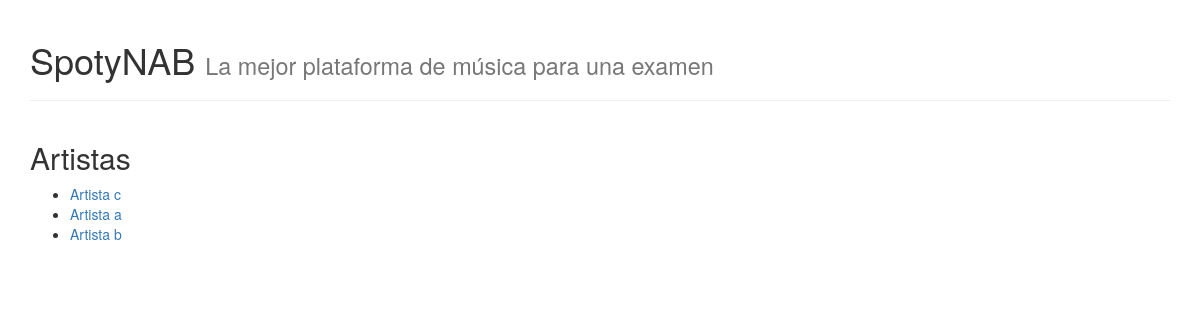
Page /music/artistas/ on the earlier database version.
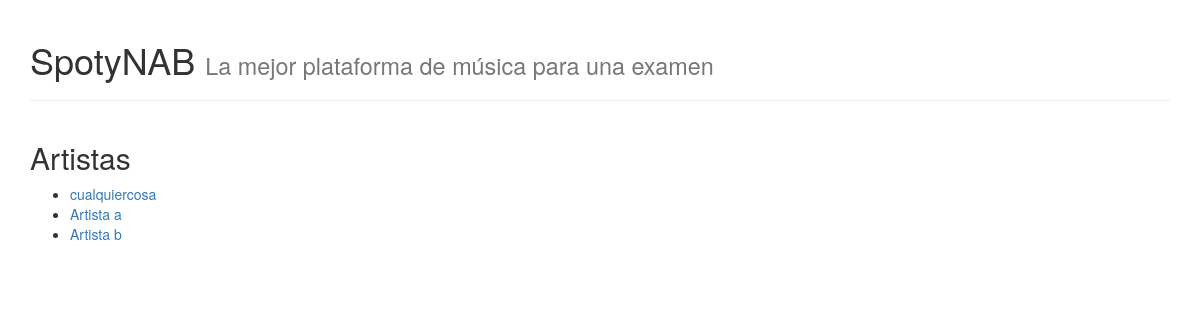
Same page on the later database version.
### music/models.py (models this page shows, shortened)
class Artista(models.Model):
	nombre = models.CharField(max_length=50)
	foto = models.ImageField(upload_to='images/artistas_foto',blank=True,null=True)
	biografia = models.TextField(blank=True,null=True)
	orden = models.IntegerField(default=0)
	created_at = models.DateTimeField(auto_now_add=True)
	updated_at = models.DateTimeField(auto_now=True)

### music/views.py (the view)
def artistas(request):
    artistas = Artista.objects.all().order_by('orden')
    return render(request, 'artistas.html', {'artistas':artistas})

### music/templates/artistas.html
{% extends "base.html" %}
{% load staticfiles %}
{% block content %}
      <div class="row">
        <div class="col-md-12">
          <h2>Artistas</h2>
          <ul>
            {% for artista in artistas %}
            <li><a href="#">{{artista.nombre}}</a></li>
            {% endfor %}
          </ul>
        </div>
      </div>
{% endblock content %}

### music/templates/base.html (shortened to what this page needs)
{% load staticfiles %}
<!DOCTYPE html>
<html lang="en">
  <head>
    <link href="{% static 'css/bootstrap.min.css' %}" rel="stylesheet">
    <link href="{% static 'css/justified-nav.css' %}" rel="stylesheet">
    <link href="{% static 'css/style.css' %}" rel="stylesheet">
  </head>
  <body>
    <div class="container">
        <div class="row">
          <div class="col-md-12">
            <h1>SpotyNAB <small>La mejor plataforma de música para una examen</small></h1>
            <hr>
          </div>
        </div>
       {% block content %}{% endblock content %}
    </div>
  </body>
</html>

### music/static/css/justified-nav.css (style rules this page uses)
body { padding-top: 20px; }

Differences in the rows shown:
changed Artista: nombre "Artista c" → "cualquiercosa"
